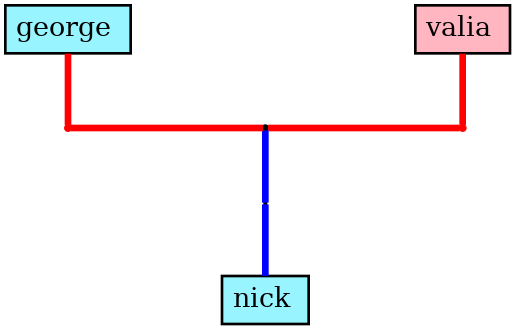

This figure's Python source:
from pathlib import Path
import pygraphviz as pgv
from json import load
from random import shuffle

"""Class Person: Μέλος του γενεαλογικού δέντρου με τις ορισμένες σχέσεις συγγένειας. Αποδίδεται 
    μοναδικός κωδικός μέσω του unique_id και το σύνολο των Person() αντικειμένων που έχουν δημιουργηθεί είναι 
    προσβάσιμο από οποιοδήποτε instance μέσω του person.all"""
class Person:
    all = []
    def __init__(self, id, name):
        self.id = id
        self.name = name
        self.gender = None
        self.children = []
        self.parents = []
        self.siblings = []
        self.spouse = None
        self.generation = None
        self.own_union = None
        Person.all.append(self)

# globals
depths = []
youngest_descendants = []

def main():

    # path στο json με τα περιεχόμενα συγγένειας
    path = Path.cwd().parent / 'data/data2.json'
    
    # δημιουργία σχέσεων συγγένειας

    # πέρασμα όλων των προσώπων στη μεταβλητή people
    all_people = load_data(path)

    # χρήση της traverse_down για την εύρεση όλων των πιθανών διαδρομών αναδρομικά από κάθε άτομο στα παιδιά του   
    for person in all_people:
        traverse_down(person, 0)

    # η μέγιστη τιμή του πίνακα depths δίνει το συνολικό ύψος του δέντρου (συνολικό πλήθος γενεών)
    max_depth = max(depths)

    # ανάθεση γενιάς σε κάθε άτομο - ορίζει το επίπεδο του δέντρου που θα τοποθετηθεί
    assign_generations(all_people, max_depth)

    # αρχικοποιίηση του γραφήματος
    graph = pgv.AGraph(splines="ortho", ranksep="0.75", nodesep="2.0")
    graph.node_attr.update(shape="box", penwidth=2.0, fontsize="20")
    graph.edge_attr.update(penwidth=5.0)
    #shuffle(all_people)
    draw(graph, sorted(all_people, key=lambda person:person.generation), max_depth)
    graph.layout(prog="dot")


""" Φορτώνει το αρχείο json με τις πληροφορίες συγγένειας και επιστρέφει
    τη λίστα με τα ολοκληρωμένα person objects"""
def load_data(json_path):
    # load json
    with open(json_path) as input_file:
        data = load(input_file)
    
    # pass 1: Δημιουργία Person αντικειμένων
    existing = []
    current = None
    for id in data:
        # αν δεν υπάρχει το id , δημιουργείται νέο Person
        if id not in existing:
            current = Person(id, f"{data[id]['name']} {data[id]['surname']}")
        else:
            # διαφορετικά βρίσκουμε το υπάρχον και το θέτουμε ως current
            all = current.all
            current = get_person(id, all)
        # δημιουργία γονιών
        # TODO: αν υπάρχουν !
        parent_ids = (data[id]['mother_id'], data[id]['father_id'])
        parent_names = (f"{data[id]['mother_name']} {data[id]['mother_surname']}", 
                        f"{data[id]['father_name']} {data[id]['father_surname']}")
        parent_genders = ('female', 'male')
        for parent_id, parent_name, parent_gender in zip(parent_ids, parent_names, parent_genders):
            if parent_id not in existing:
                parent = Person(parent_id, parent_name)
            else:
                parent = get_person(parent_id, current.all)
            # σύνδεση γονιού με παιδί και αντίστροφα
            parent.gender = parent_gender
            parent.children.append(current)
            current.parents.append(parent)
        # ενημέρωση της existing με τα id όλων των αρχικοποιημένων Persons
        existing = [person.id for person in current.all]

    # pass 2: με γνωστούς τους γονείς και τα παιδιά κάθε ατόμου, απομένει η ανάθεση αδελφιών και συζύγων
    # περνάμε όλα τα επικαιροποιημένα Person αντικείμενα στην all μέσω της τελευταίας τιμής που πήρε η current στο πρώτο pass
    all = current.all
    for person in all:
        # αν δεν υπάρχουν γονείς, δεν έχει νόημα η αναζήτηση αδερφιών
        if person.parents:
            # για κάθε άλλο άτομο πέραν του εξεταζόμενου
            for other_person in all:
                if other_person != person:
                    # αν έχουν κοινούς γονείς, είναι αδέρφια
                    if are_siblings(person, other_person):
                        person.siblings.append(other_person)
            # σε κάθε περίπτωση, αν υπάρχουν γονείς, τους θέτουμε συζύγους
            person.parents[0].spouse = person.parents[1]
            person.parents[1].spouse = person.parents[0]

    # επιστροφή της λίστας όλων των ατόμων στη main
    return all


""" Επιστρέφει το instance του ατόμου με το δεδομένο id """
def get_person(id, all):
    id_list = [person.id for person in all]
    for i, person_id in enumerate(id_list):
        if person_id == id:
            return all[i]
        

""" Επιστρέφει True αν τα Person1 και 2 είναι αδέρφια """        
def are_siblings(person1, person2):
    for parent in person1.parents:
        if parent not in person2.parents:
            return False
    return True


"""traverse_down: βρίσκει σε πόσα βήματα ξεκινώντας από το 0 μπορούμε να φτάσουμε στη νεότερη
    γενιά (αυτή που δεν έχει παιδιά) από κάθε άτομο. Αποθηκεύει κάθε τιμή στη global λίστα depths.
    Στο τέλος, η μέγιστη τιμή της λίστας αυτής θα δώσει το ύψος του δέντρου (το πλήθος των γενεών)"""
#TODO: να βελτιωθεί -> η αναδρομή μπορεί να παραλείπεται αν έχει ήδη εξερευνηθεί το μονοπάτι
def traverse_down(person, count):
    # εφόσον υπάρχουν παιδιά
    for child in person.children:
        global depths
        # πρόσθεση +1 βήματος προς τα κάτω
        depths.append(count + 1)
        # αναδρομική κλήση για κάθε παιδί με προσαυξημένο το μετρητή βημάτων
        traverse_down(child, count + 1)


"""assign_generations: αποδίδει αριθμό γενιάς σε κάθε άτομο που έχει δηλωθεί. Ορίσματα η λίστα με όλα
    τα άτομα και το συνολικό πλήθος των γενεών"""
def assign_generations(people, max_depth):
    global youngest_descendants
    
    # εύρεση πρώτα των νεότερων απογόνων
    # αρκεί να ψάξουμε τις διαδρομές από τους γηραιότερους, αυτούς που δεν έχουν γονείς
    oldest = [person for person in people if not person.parents]
    for person in oldest:
        youngest(person, 0, max_depth)

    # ορίζουμε τη γενιά των νεότερων απογόνων ως τη μέγιστη
    for person in set(youngest_descendants):     # χρήση set, το descendants έχει πολλές φορές τον κάθε νεότερο απόγονο αφού προσεγγίζονται και από τους 2 γονείς τους
        person.generation = max_depth

    # go up the parent ladder for each person, assigning max gen - 1 
    for person in set(youngest_descendants):
        for parent in person.parents:
            assign_generations_up(parent, max_depth - 1)
    

"""youngest: εύρεση των νεότερων απογόνων=>τα άτομα για τα οποία υπάρχει 
    μονοπάτι προς αυτά προς τα κάτω (μονοπάτι children) με τόσα βήματα 
    όσα και το σύνολο των γενεών""" 
def youngest(person, count, generations):
    if count == generations:
        youngest_descendants.append(person)
    else:
        for child in person.children:
            # κίνηση προς παιδί (προς τα κάτω), ο μετρητής αυξάνεται
            youngest(child, count + 1, generations)


"""assign_generations_up: ανάθεση αριθμού γενιάς ξεκινώντας από τους νεότερους απογόνους που βρήκε η youngest 
    και πηγαίνοντας προς τα πάνω (μονοπάτι parents)"""
def assign_generations_up(person, current_generation, is_sibling=False, is_spouse=False):
    if current_generation >= 0:
        person.generation = current_generation
        
    # ίδια γενιά για κάθε αδερφό 
    if not is_sibling:
        for sibling in person.siblings:
            sibling.generation = current_generation
            # θέτω την is_sibling προαιρετική παράμετρο True εφόσον βρίσκομαι σε αδερφό
            # διαφορετικά πέφτουμε σε infinite recursion loop (συνεχές μπρος πίσω μεταξύ αδερφών)
            assign_generations_up(sibling, current_generation, is_sibling=True)

    # ομοίως για συζύγους
    if person.spouse and not is_spouse:
        person.spouse.generation = current_generation
        assign_generations_up(person.spouse, current_generation, is_spouse=True)
    
    # περνάω στους γονείς μειώνοντας τη γενιά κατά 1
    for parent in person.parents:
        parent.generation = current_generation - 1
        assign_generations_up(parent, current_generation - 1)


"""draw: σχεδιάζει το δέντρο σε επίπεδα γενεών ξεκινώντας από το παλιότερο, διάφορες παράμετροι εδώ έχουν
    τεθεί με βάση το dot layout του graphviz"""
# παραλλαγή με επιπλέον κόμβο για τους γονείς
def draw(graph, people, max_generation):
    # p_nodes μετρητής σημείων ένωσης συζύγων/γονιών
    p_nodes = 0
    # sib_nodes μετρητής αόρατων κόμβων για τις ενώσεις
    sib_nodes = 0
    # ξεκινάμε από την παλιότερη γενιά
    current_gen = 0
    node_fill = ["cadetblue1", "lightpink"]
    # 2 χρώματα για κάθε γάμο
    marriage_colors = ["red", "chartreuse"]
    for person in people:
        graph.add_node(person.id, label=f"{person.name}", style="filled", fillcolor=node_fill[0] if person.gender=="male" else node_fill[1])
    # για κάθε γενιά
    while current_gen <= max_generation:
        # completed links λίστες εξαιρούν αδέρφια και συζύγους για να μη γίνονται πολλαπλές ενώσεις
        completed_spouse_links = []
        completed_sibling_links = []
        is_red = True
        # για κάθε άτομο 
        for person in people:
            if person.generation == current_gen:
                # δημιουργία γονιών
                if person.spouse and person.spouse not in completed_spouse_links:
                    # ανάθεση σημείου ένωσης γάμου
                    person.own_union = p_nodes
                    person.spouse.own_union = p_nodes
                    # λήψη στοιχείων
                    id = person.id
                    name = person.name
                    spouse_id = person.spouse.id
                    spouse_name = person.spouse.name
                    # δημιουργία κόμβων και ακμών ένωσης γονιών
                    point = "point" + str(p_nodes)
                    link_left = "link" + str(id)
                    link_right = "link" + str(spouse_id)
                    # κόμβοι
                    graph.add_node(point, shape="point")
                    graph.add_node(link_left, shape="circle", style="filled", fillcolor=marriage_colors[0] if is_red else marriage_colors[1],
                                   label="", height=0.05, color=marriage_colors[0] if is_red else marriage_colors[1])
                    graph.add_node(link_right, shape="circle", style="filled", fillcolor=marriage_colors[0] if is_red else marriage_colors[1], 
                                   label="", height=0.05, color=marriage_colors[0] if is_red else marriage_colors[1])
                    # ακμές
                    graph.add_edge(link_left, point, color=marriage_colors[0] if is_red else marriage_colors[1])
                    graph.add_edge(point, link_right, color=marriage_colors[0] if is_red else marriage_colors[1])
                    graph.add_subgraph([link_left, point, link_right], rank="same")
                    # σύνδεση link left & link right με κάθε σύζυγο
                    graph.add_edge(spouse_id, link_right, color=marriage_colors[0] if is_red else marriage_colors[1])
                    graph.add_edge(id, link_left, color=marriage_colors[0] if is_red else marriage_colors[1])
                    # προσθήκη στη λίστα εξαιρέσεων
                    completed_spouse_links.append(person)
                    # αύξηση μετρητή σημείων ένωσης
                    p_nodes += 1
                    # αλλαγή χρώματος για την επόμενη ένωση
                    if is_red:
                        is_red = False
                # δημιουργία παιδιών
                if person.parents and person not in completed_sibling_links:
                    # στοιχεία ατόμου που εξετάζεται
                    id = person.id
                    name = person.name
                    # εύρεση σημείου ένωσης γονιών του
                    parent_union = "point" + str(person.parents[0].own_union)
                    # αν 1 παιδί, ένωση αμέσως
                    if not person.siblings:
                        # δημιουργία node σύνδεσης
                        sib = "sib" + str(sib_nodes)
                        graph.add_node(sib, label="", height=0.01, width=0.01)
                        graph.add_edge(parent_union, sib, color="blue")
                        graph.add_edge(sib, id, color="blue")
                        sib_nodes += 1
                    # αν υπάρχουν αδέρφια
                    else:
                        even = False
                        inv_nodes = []
                        # λίστα με όλα τα αδέρφια συνολικά (+το εξεταζόμενο πρόσωπο)
                        all = [sibling.id for sibling in person.siblings]
                        all.append(id)
                        total = len(all)
                        if total % 2 == 0:
                            even = True
                            total = total + 1
                        # κόμβοι σύνδεσης
                        for _ in range(total):
                            sib = "sib" + str(sib_nodes)
                            graph.add_node(sib, label="", height=0.01, width=0.01)
                            inv_nodes.append(sib)
                            sib_nodes += 1
                        # σύνδεση κόμβων μεταξύ τους
                        for i in range(total - 1):
                            graph.add_edge(inv_nodes[i], inv_nodes[i + 1], color="blue")
                        graph.add_subgraph(inv_nodes, rank="same")
                        if even:
                            # εξαίρεση μεσαίου στοιχείου από την ένωση αν έχουμε ζυγό πλήθος αδελφών (το μέσον της δομής μένει κενό)
                            bridge = inv_nodes.pop(total // 2)
                        # ένωση των κόμβων με κάθε αδερφό
                        for link, sibling in zip(inv_nodes, all):
                            graph.add_edge(link, sibling, color="blue")
                        # ένωση δομής με γονείς
                        if even:
                            graph.add_edge(parent_union, bridge, color="blue")
                        else:
                            graph.add_edge(parent_union, inv_nodes[len(inv_nodes) // 2], color="blue")
                        # εξαίρεση αδερφιών από μελλοντικές συνδέσεις
                        for sibling in person.siblings:
                            completed_sibling_links.append(sibling)

        # προχωράμε στην επόμενη γενιά
        current_gen += 1
    graph.layout(prog="dot")
    #graph.write("tree_new_default.dot")
    graph.draw("tree_new_default.png")


if __name__ == "__main__":
    main()
